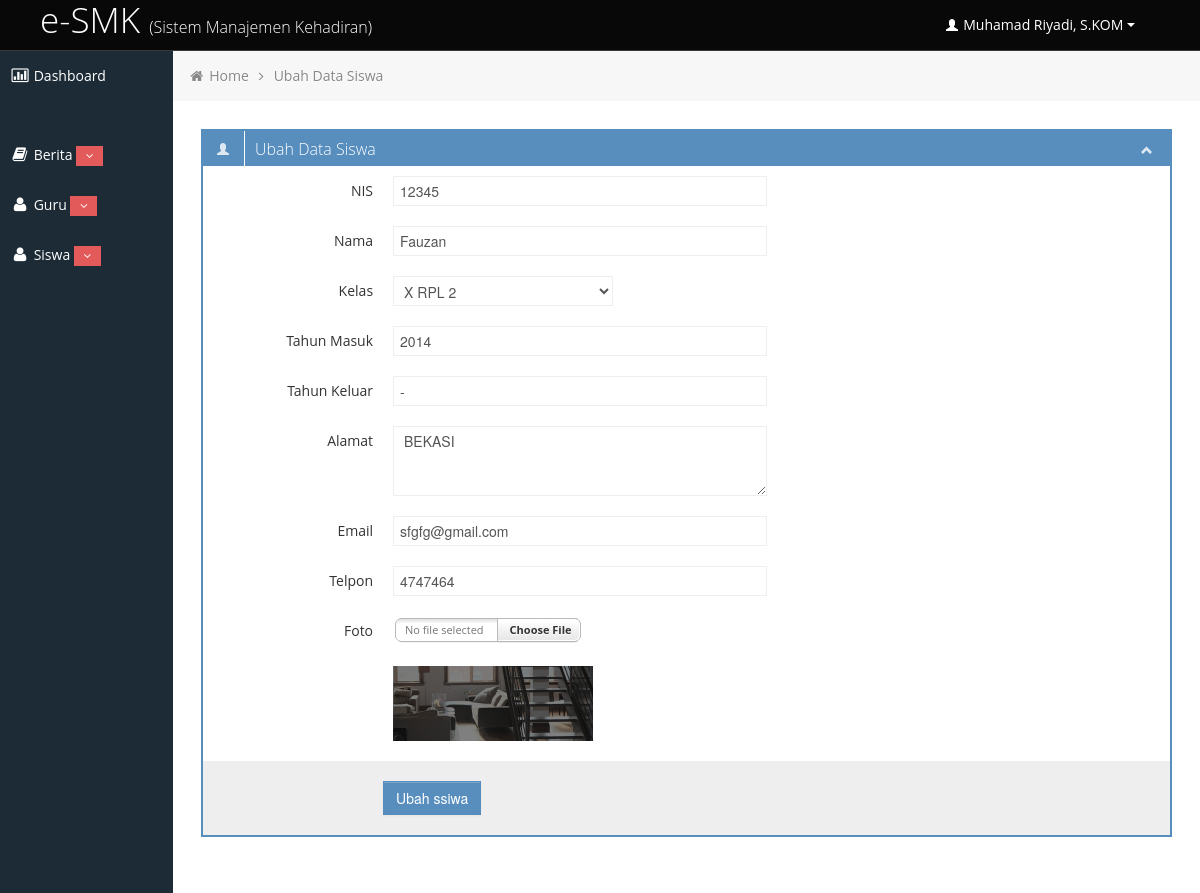
/siswa_edit.php?id=2 (signed in), run on the app's committed database.
### tables this page shows
CREATE TABLE IF NOT EXISTS `t_siswa` (
  `id_siswa` int(11) NOT NULL AUTO_INCREMENT,
  `nis` varchar(20) NOT NULL,
  `nm_siswa` varchar(255) NOT NULL,
  `id_kelas` int(11) NOT NULL,
  `alamat` text NOT NULL,
  `tlp` varchar(20) NOT NULL,
  `email` varchar(255) NOT NULL,
  `thn_masuk` char(4) NOT NULL,
  `thn_keluar` char(4) NOT NULL,
  `foto` varchar(255) NOT NULL,
  `id_input` int(11) NOT NULL,
  PRIMARY KEY (`id_siswa`)
);

### siswa_edit.php (the view, shortened to what this page needs)
<?php if($_SESSION['ADMIN']['id_login'] == 1){ ?>
<?php require 'config.php'; ?>
<?php include 'header.php'; ?>
<?php include 'nav.php'; ?>
<?php include 'sidebar.php'; ?>
<?php
$id = $_GET['id'];
$sql = 'SELECT t_kelas.nm_kelas,t_siswa.*
        FROM t_siswa
        INNER JOIN t_kelas ON t_siswa.id_kelas = t_kelas.id_kelas
        WHERE t_siswa.id_siswa = ?';
$row = $config -> prepare($sql);
$row -> execute(array($id));
$hasil = $row -> fetch();
?>
<div id="content" class="span10">
    <ul class="breadcrumb">
        <li>
            <i class="icon-home"></i>
            <a href="index.php">Home</a>
            <i class="icon-angle-right"></i>
        </li>
        <li><a href="#">Ubah Data Siswa</a></li>
    </ul>
    <div class="row-fluid sortable">
        <div class="box span12">
            <div class="box-header" data-original-title>
                <h2><i class="halflings-icon user white"></i><span class="break"></span>Ubah Data Siswa</h2>
                <div class="box-icon">
                    <a href="#" class="btn-minimize"><i class="halflings-icon white chevron-up"></i></a>
                </div>
            </div>
            <div class="box-content">
                <form class="form-horizontal" method="POST" action="siswa_proses_edit.php" enctype="multipart/form-data">
                    <fieldset>
                        <div class="control-group">
                            <label class="control-label" for="typeahead">NIS </label>
                            <div class="controls">
                                <input type="text" class="span6" id="nip" name="nis" data-items="4" value="<?php echo $hasil['nis']; ?>" required="required"/>
                            </div>
                        </div>
                        <div class="control-group">
                            <label class="control-label" for="typeahead">Nama </label>
                            <div class="controls">
                                <input type="text" class="span6" id="nm_siswa" name="nm_siswa" value="<?php echo $hasil['nm_siswa']; ?>" data-items="4" required="required"/>
                            </div>
                        </div>
                        <div class="control-group">
                            <label class="control-label" for="selectError3">Kelas</label>
                            <div class="controls">
                                <select id="selectError3" name="id_kelas" required="required">
                                    <?php
                                    $sql_k = 'SELECT * FROM t_kelas';
                                    $row_k = $config -> prepare($sql_k);
                                    $row_k -> execute();
                                    $hasil_k = $row_k -> fetchAll();
                                    foreach($hasil_k as $isi){
                                        if($isi['id_kelas'] == $hasil['id_kelas']){
                                            $selected = 'selected';
                                        }
                                        else{
                                            $selected = '';
                                        }
                                    ?>
                                    <option value="<?php echo $isi['id_kelas'] ?>" <?php echo $selected; ?>><?php echo $isi['nm_kelas']; ?></option>
                                    <?php }?>
                                </select>
                            </div>
                        </div>
                        <div class="control-group">
                            <label class="control-label" for="typeahead">Tahun Masuk </label>
                            <div class="controls">
                                <input type="text" class="span6" id="thn_masuk" name="thn_masuk" value="<?php echo $hasil['thn_masuk']; ?>" data-items="4" required="required"/>
                            </div>
                        </div>
                        <div class="control-group">
                            <label class="control-label" for="typeahead">Tahun Keluar </label>
                            <div class="controls">
                                <input type="text" class="span6" id="thn_keluar" name="thn_keluar" value="<?php echo $hasil['thn_keluar']; ?>" data-items="4" required="required"/>
                            </div>
                        </div>
                        <div class="control-group">
                            <label class="control-label" for="typeahead">Alamat </label>
                            <div class="controls">
                                <textarea  name="alamat" rows="3" class="span6" required="required"> <?php echo $hasil['alamat']; ?></textarea>
                            </div>
                        </div>
                        <div class="control-group">
                            <label class="control-label" for="typeahead">Email </label>
                            <div class="controls">
                                <input type="email" class="span6" id="email" name="email" value="<?php echo $hasil['email']; ?>" required="required"/>
                            </div>
                        </div>
                        <div class="control-group">
                            <label class="control-label" for="typeahead">Telpon </label>
                            <div class="controls">
                                <input type="number" class="span6" id="tlp" name="tlp" value="<?php echo $hasil['tlp']; ?>" required="required"/>
                            </div>
                        </div>
                        <div class="control-group">
                            <label class="control-label" for="fileInput">Foto</label>
                            <div class="controls">
                            </div>
                        </div>
                        <div class="control-group">
                            <label class="control-label" for="fileInput"></label>
                            <div class="controls">
                                <?php if(file_exists('assets/img/siswa/'.$hasil['foto'])){ ?>
                                <img src="assets/img/siswa/<?php echo $hasil['foto']; ?>" style="width: 200px;float: left; margin-right: 10px;" />
                                <?php }?>
                            </div>
                        </div>
                        <div class="form-actions">
                            <button type="submit" class="btn btn-primary" name="proses">Ubah ssiwa</button>
                        </div>
                    </fieldset>
                </form>
            </div>
        </div>
    </div>
</div>
<?php include 'nav-foot.php'; ?>
<?php include 'footer.php'; ?>
<?php }else{?>
<script>window.location="siswa.php";</script>
<?php } ?>

### assets/css/style.css (style rules this page uses)
body { background: #F5F5F5; color: #333; border: none; font-family: 'Open Sans', sans-serif; font-weight: 400; }
a { color: #646464; }
h2 { font-size: 16px; line-height: 16px; }
#content { background: #ffffff; filter: none; min-height: 100%; padding: 20px 20px; position: relative; }
.breadcrumb { margin: -28px -28px 28px -28px; line-height: 34px; background: #F7F7F7; border: 0px; color: #888; -webkit-box-shadow: none; -moz-box-shadow: none; box-shadow: none; -webkit-border-radius: 0px; -moz-border-radius: 0px; border-radius: 0px; }
.breadcrumb a { color: #888; text-shadow: 0px 1px 1px #fff; }
.box { border: 2px solid #578EBE; background: #fff !important; margin-bottom: 28px; }
.box-header { height: 16px; font-size: 16px; line-height: 16px; padding: 10px; background: #578EBE; -webkit-box-shadow: none; -moz-box-shadow: none; box-shadow: none; overflow: hidden; }
.box-header h2 { float:left; margin-top: 0px; font-weight: 300; }
.box-header .box-icon, .box-header h2 { color:#fff; }
.box-header h2 i { margin: 0px 3px 0px 4px; opacity: .8; filter: alpha(opacity=80); -ms-filter:"progid:DXImageTransform.Microsoft.Alpha(Opacity=80)"; }
.box-header .box-icon { float:right; margin-top: 1px; }
.box-header .box-icon i { -webkit-transition: all 0.1s ease-in-out; -moz-transition: all 0.1s ease-in-out; -o-transition: all 0.1s ease-in-out; -ms-transition: all 0.1s ease-in-out; transition: all 0.1s ease-in-out; opacity: .8; filter: alpha(opacity=80); -ms-filter:"progid:DXImageTransform.Microsoft.Alpha(Opacity=80)"; }
.box-header .box-icon a { margin: 0px 5px; }
.box-content { position: relative; z-index: 50; margin-top: -1px; padding: 10px; background: #fff !important; }
.form-actions { padding: 19px 20px 20px; margin: 20px -10px -30px -10px; background-color: #eee; border-top: 1px solid #eee; *zoom: 1; }
.form-actions:before, .form-actions:after { display: table; line-height: 0; content: ""; }
.form-actions:after { clear: both; }
.btn { display: inline-block; padding: 6px 12px; margin-bottom: 0; font-size: 14px; font-weight: 500; line-height: 20px; text-align: center; white-space: nowrap; vertical-align: middle; cursor: pointer; border: 1px solid #a7a9aa; -webkit-border-radius: 0px !important; border-radius: 0px !important; }
.btn { color: #ffffff; background-color: #a7a9aa; border-color: #a7a9aa; background-image: none; filter: none; text-shadow: none; }
.btn-primary { background-color: #578EBE; border-color: #578EBE; }

### assets/css/style-responsive.css (style rules this page uses)
@media (min-width: 1200px) { #content { width: 85.578%; padding: 28px; margin: 0px 0px; margin-left: 14.422% !important; } }

### assets/css/halflings.css (style rules this page uses)
html, html .halflings { -webkit-font-smoothing: antialiased !important; }
.halflings-icon { display: inline-block; width: 14px; height: 14px; line-height: 14px; vertical-align: text-top; background-image: url(../img/glyphicons_halflings.svg); background-position: 0 0; background-repeat: no-repeat; vertical-align: top; *display: inline; *zoom: 1; *margin-right: .3em; }
.halflings-icon.white { background-image: url(../img/glyphicons_halflings-white.svg); }
.halflings-icon.user { background-position: -168px 0; }
.halflings-icon.chevron-up { background-position: -288px -120px; }

### header.php (style rules this page uses)
body { background: url(img/bg-login.jpg) !important; }

### data on the page
t_siswa: nis "12345", nm_siswa "Fauzan", thn_masuk "2014", thn_keluar "-", alamat "BEKASI", email "sfgfg@gmail.com", tlp "4747464", foto (picture)

### other printed values
$_SESSION['ADMIN']['nm_guru'] "Muhamad Riyadi, S.KOM"
form field id_kelas "X RPL 2"
